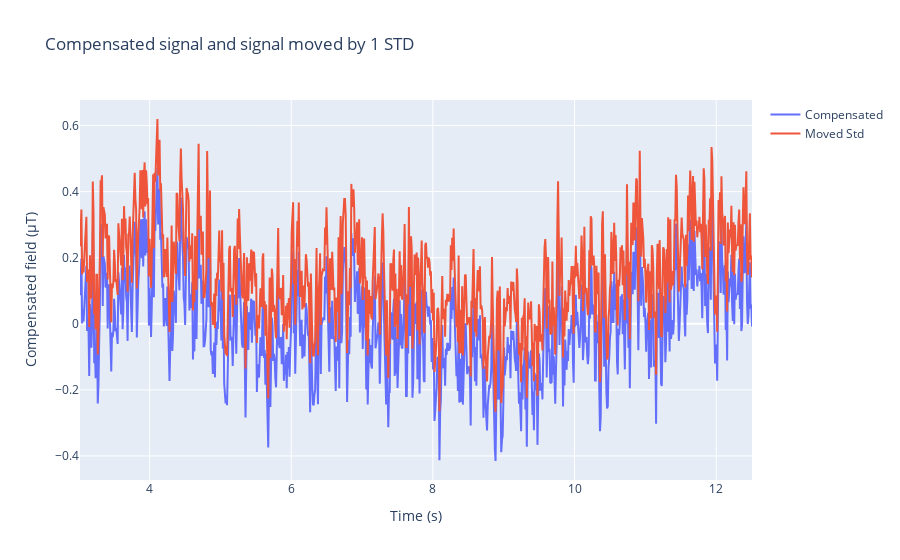

The notebook cell saved with this chart:
### Code cell
path = f"./data/Raw Data-earth.csv"
df_one = pd.read_csv(path)
df_one = df_one[300:]
# plt.plot(df_one['Time (s)'], df_one['Absolute field (µT)'])
# plt.show()

mean_abs = np.mean(df_one['Absolute field (µT)'])
df_one['Compensated'] = df_one['Absolute field (µT)']-mean_abs
std = np.std(df_one['Compensated'])
print('Resolution:' , std)
# plt.hist(df_one['Compensated'])
# plt.show()

df_one['moved std'] = df_one['Compensated'] + std
fig = go.Figure()

fig.add_trace(go.Scatter(x=df_one['Time (s)'], y=df_one['Compensated'], mode='lines', name='Compensated'))
fig.add_trace(go.Scatter(x=df_one['Time (s)'], y=df_one['moved std'], mode='lines', name='Moved Std'))

fig.update_layout(
    title='Compensated signal and signal moved by 1 STD',
    xaxis_title='Time (s)',
    yaxis_title='Compensated field (µT)'
)
fig.show()

ma = moving_average2(df_one['Compensated'].to_numpy(), 30)

### Figure 1 — Plotly figure (JSON) as saved in the notebook; plotly's stock layout.template omitted (floating-point values rounded to 4 significant figures; data arrays with more than 128 entries replaced by an {"elided": "..."} marker saying what was removed)
{"data": [{"mode": "lines", "name": "Compensated", "type": "scatter", "x": {"elided": "947 float values"}, "y": {"elided": "947 float values"}}, {"mode": "lines", "name": "Moved Std", "type": "scatter", "x": {"elided": "947 float values"}, "y": {"elided": "947 float values"}}], "layout": {"title": {"text": "Compensated signal and signal moved by 1 STD"}, "xaxis": {"title": {"text": "Time (s)"}}, "yaxis": {"title": {"text": "Compensated field (µT)"}}}}
